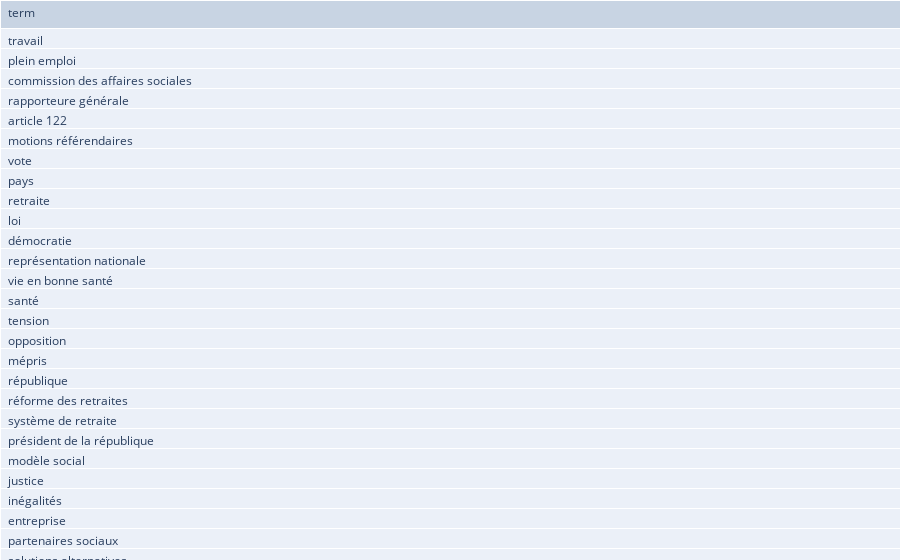

Source (notebook cell):
### Markdown cell above
## Analyse des mots-clés

### Quels mots-clés ?
Les mots clés sont identifiés parmi différentes extractions automatiques. La première est en utilisant l'outil Biotex[^biotex-article] qui extrait des mots-clés à l'aide de motifs syntaxiques identifiées dans des corpus. La seconde correspond à une extraction de n-grammes, ou séquences de mots, qui se répètent souvent.


[^biotex-article]: Juan Antonio Lossio-Ventura, Clement Jonquet, Mathieu Roche, Maguelonne Teisseire. BIOTEX: A system for Biomedical Terminology Extraction, Ranking, and Validation. ISWC: International Semantic Web Conference, Oct 2014, Riva del Garda, Italy. pp.157-160. [Version Python](https://github.com/Jacobe2169/Biotex4Py)

L'ensemble des mots-clés sont listés dans la table ci-dessous.

### Code cell
keyword_df = pd.read_excel("data/keywords_selected.ods",index_col=0)[["term"]]
datatable_from_pandas(keyword_df)

### Figure 1 — Plotly figure (JSON) as saved in the notebook; plotly's stock layout.template omitted (floating-point values rounded to 4 significant figures; data arrays with more than 128 entries replaced by an {"elided": "..."} marker saying what was removed)
{"data": [{"cells": {"align": "left", "values": {"elided": "1x690 mixed values"}}, "header": {"align": "left", "values": ["term"]}, "type": "table"}], "layout": {"margin": {"b": 0, "l": 0, "r": 0, "t": 0}}}
